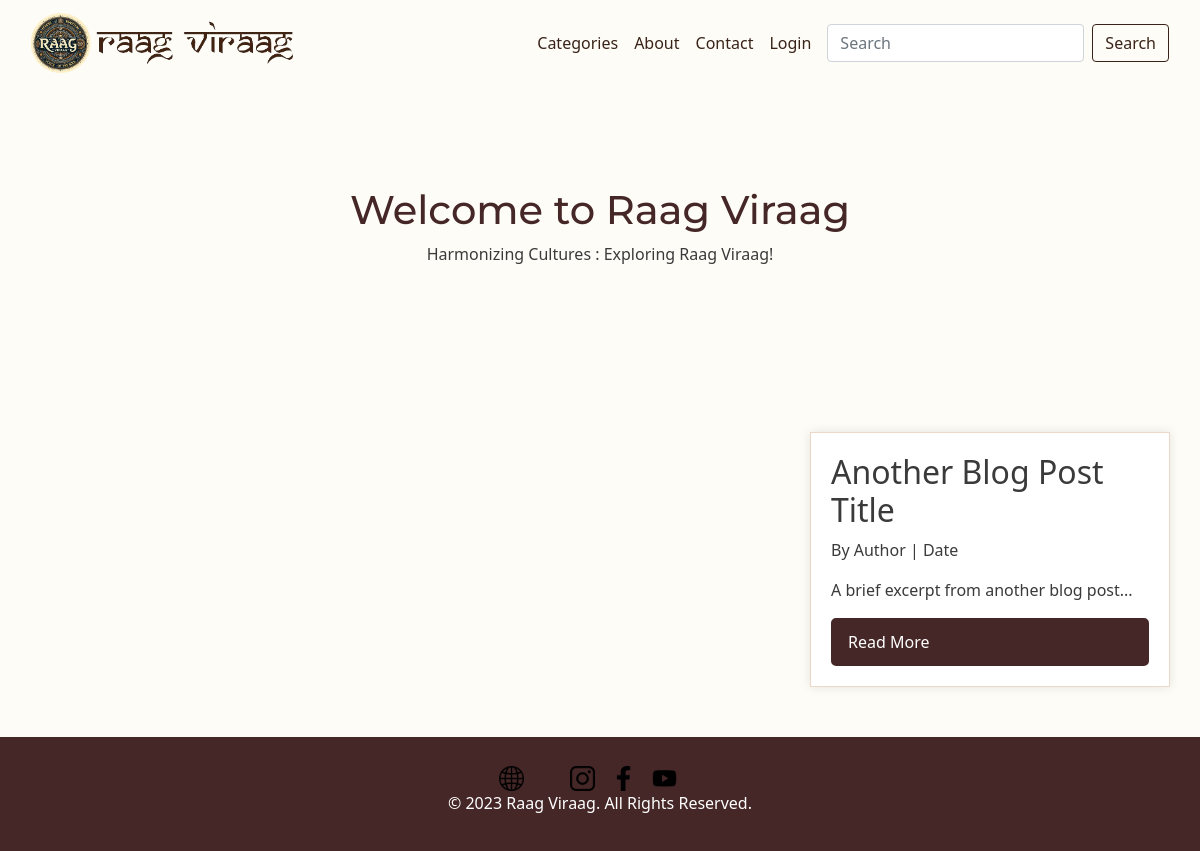
/, run on an earlier commit of the app's database.
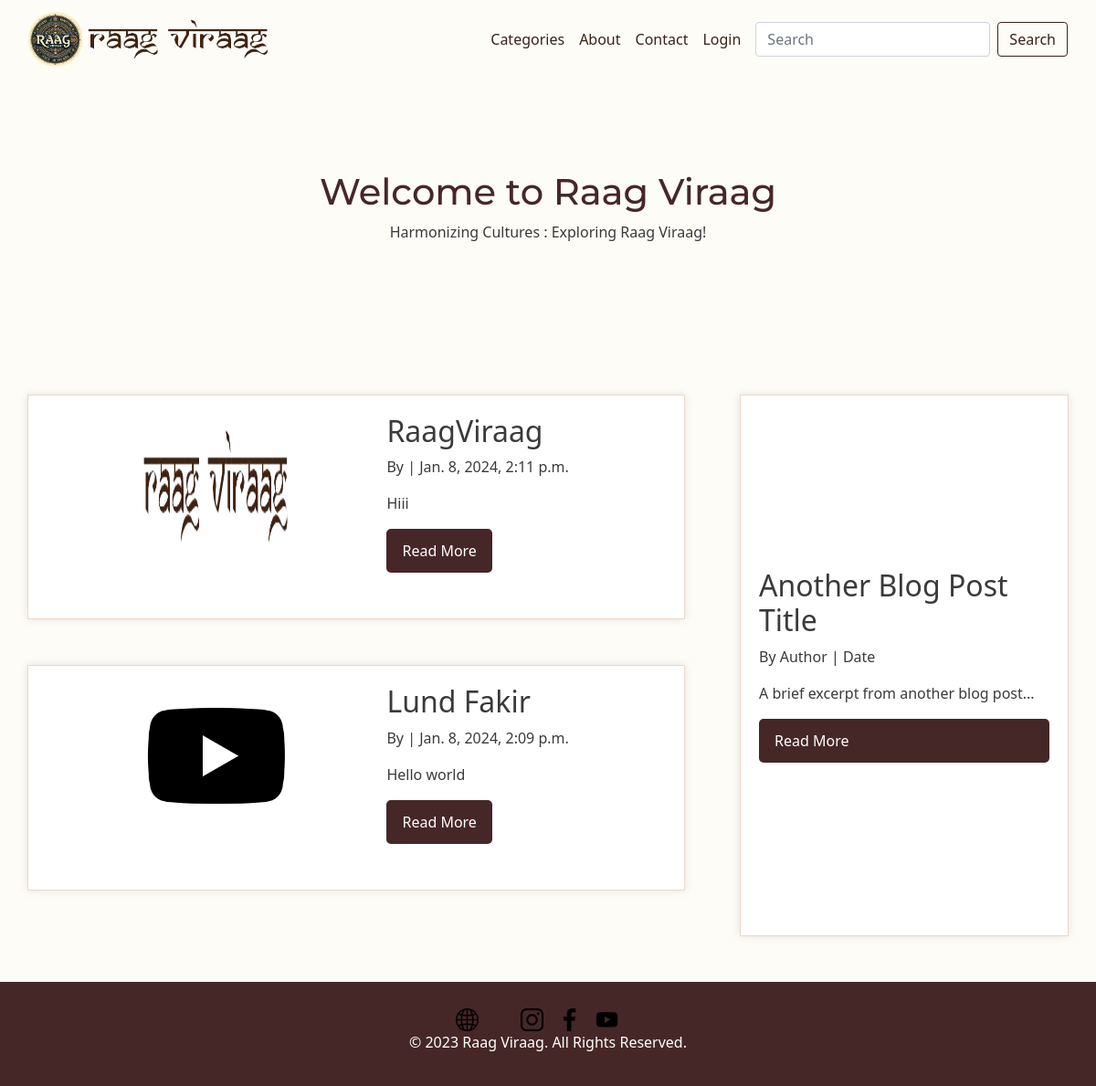
And on a later commit of the database.
### blogs/models.py (models this page shows, shortened)
class Post(models.Model):
    title = models.CharField(max_length=255)
    title_tag = models.CharField(max_length=255, default='Blog Post')
    slug = models.SlugField(max_length=255, null=True, blank=True)
    author = models.ForeignKey(User, on_delete=models.CASCADE)
    img = models.ImageField(upload_to='blog', null=True, blank=True)
    body = RichTextField(blank=False, null=True)
    comments = models.ManyToManyField(PostComment, blank=True)
    post_date = models.DateTimeField(auto_now_add=True)
    category = models.ForeignKey(Categories, null=True, on_delete=models.PROTECT, related_name='category_set')
    meta_title=models.CharField(max_length=255, null=True, blank=True)
    meta_description=models.TextField(max_length=3000,null=True, blank=True)
    image_alt=models.CharField(max_length=1500,blank=True,null=True)

### blogs/views.py (the view)
# urls.py: path('', BlogListView.as_view(), name='index'),
class BlogListView(ListView):
   model = Post
   template_name = 'index.html'
   context_object_name = 'posts'
   paginate_by = PAGE_SIZE
   def get_context_data(self, *args, **kwargs):
      cat_list = Categories.objects.all()
      latestpost_list = Post.objects.all().order_by('-post_date')[:3]
      star_post =  Post.objects.first()  # Get the first post or None
      context = super().get_context_data(*args, **kwargs)
      context["cat_list"] = cat_list
      context["latestpost_list"] = latestpost_list
      context["star_post"] = star_post
      return context

### templates/index.html
{% extends "base.html" %}
{% load static %}
{% block content %}
    <div class="container_body">
    <div class="header">
        <div class="container">
            <h1>Welcome to Raag Viraag</h1>
            <p>Harmonizing Cultures : Exploring Raag Viraag!</p>
        </div>
    </div>
    <div class="blog-posts">
        <div class="container d-flex justify-content-around">
          <div class="w-60">
            {% for post in latestpost_list %}
            <div class="blog-post-card home_content">
                <img src="{{post.img.url}}" alt="{{post.image_alt}}" class="blog_img">
              <div>
                <h2>{{post.title}}</h2>
                <p class="post-meta">By {{post.author.first_name}} {{post.author.last_name}} | {{post.post_date}} </p>
                <p class="post-excerpt">{{post.meta_description}}</p>
                <a href="{% url 'blog-detail' post.slug %}" class="read-more-btn">Read More</a>
              </div>
            </div>
            {% endfor %}
            </div>
            <div class="blog-post-card w-30 ad_block1">
                <h2>Another Blog Post Title</h2>
                <p class="post-meta">By Author | Date</p>
                <p class="post-excerpt">A brief excerpt from another blog post...</p>
                <a href="#" class="read-more-btn">Read More</a>
            </div>
        </div>
    </div>
    {% endblock content %}

### templates/base.html (shortened to what this page needs)
{% load static %}
<!DOCTYPE html>
<html lang="en">
<head>
    <link rel="stylesheet" href="https://cdn.jsdelivr.net/npm/bootstrap@4.0.0/dist/css/bootstrap.min.css">
    <link rel="stylesheet" href="{% static 'css/style.css' %}">
<link rel="stylesheet" href="{% static 'css/categories.html' %}">
</head>
<body>
  <nav class="navbar navbar-expand-md bg-body-tertiary nav-background1">
    <div class="container-fluid">
      <a class="navbar-brand" href="/">
        <img src="{% static "images/logo.png" %}" class="logo_img">
        <img src="{% static "images/logo_text.png" %}" class="logo_text_img">
      </a>
      <div class="collapse navbar-collapse alignment1" id="navbarSupportedContent">
        <ul class="navbar-nav me-auto mb-2 mb-lg-0">
          <li class="nav-item">
            <a class="nav-link" href="/categories">Categories</a>
          </li>
          <li class="nav-item">
            <a class="nav-link" href="/about">About</a>
          </li>
          <li class="nav-item">
            <a class="nav-link" href="/about#contact">Contact</a>
          </li>
          <li class="nav-item">
            <a class="nav-link" href="/login">Login</a>
          </li>
        </ul>
        <form class="d-flex" action="{% url 'search' %}" method="get">
          <input class="form-control me-2 mx-2" type="search" name="q" placeholder="Search" aria-label="Search" value="{{ query }}">
          <button class="btn btn-outline-success1 bg-light-subtle btn_search" type="submit">
              <div class="text">Search</div>
          </button>
      </form>
      </div>
    </div>
  </nav>
  {% block content %}{% endblock content %}
    <div class="footer">
        <div class="container">
          <div class="d-flex justify-content-center">
            <div class="d-flex">
              <img src="{% static 'images/language.png' %}" alt="language" class="social_img">
          <div id="google_translate_element" class="mr-3 tag_margin"></div></div>
          <div class="d-flex mx-3">
          <div><a href="https://www.instagram.com/raag.viraag?utm_source=qr"><img src="{% static "images/instagram.png" %}" class="social_img mx-2"></a></div>
          <div><a href="https://www.facebook.com/share/AfdjVAjV7FEfDqUV/?mibextid=WC7FNe"><img src="{% static "images/facebook.png" %}" class="social_img mx-2"></a></div>
          <div><a href="https://youtube.com/@raagviraag?si=fk_G6czNVwdldSGs"><img src="{% static "images/youtube.png" %}" class="social_img mx-2"></a></div></div>
          </div>
            <p>&copy; 2023 Raag Viraag. All Rights Reserved.</p>
          </div>
        </div>
    </div>
</body>
</html>

### static/css/style.css (style rules this page uses)
html { height: 100%; width: 100%; }
body { font-family: 'Noto Sans', sans-serif; margin: 0; padding: 0; background-color: #fefcf7; color: #3a3a3a; }
.container { max-width: 1200px; margin: 0 auto; padding: 0 20px; }
.container_body { background-color: #fefcf7; }
.container h1 { font-family: 'Montserrat', sans-serif; }
.header { padding: 100px 0; text-align: center; }
.header h1 { color: #462727; }
.blog-posts { padding: 50px 0; }
.blog-post-card { border: 1px solid #ecd8c6; padding: 20px; background-color: #fff; box-shadow: 0 0 10px rgba(0, 0, 0, 0.1); }
.blog-post-card img { max-width: 100%; height: auto; border-radius: 5px; }
.read-more-btn { display: inline-block; padding: 10px 15px; background-color: #462727; color: #fff; text-decoration: none!important; border-radius: 5px; border:2px solid#462727!important; }
.footer { background-color: #462727; color: #fff; padding: 20px 0; text-align: center; }
.logo_img { width:60px; }
.logo_text_img { width:200px; }
.nav-background1 { background: #fefcf7; color: #fefcf7!important; }
.nav-item a { color: #392318!important; }
.btn-outline-success1 { color: #392318!important; background-color: transparent; background-image: none; border-color: #392318!important; }
.home_content { margin-bottom: 50px; }
@media (min-width: 815px) { .alignment1 { display: flex; justify-content: end; } }
.w-60 { width: 60%; }
.w-30 { width: 30%; }
.blog_img { height: 160px!important; width: 160px!important; }
.container { padding-right: 0!important; padding-left: 0!important; }
.social_img { margin-top: 9px; width:25px; height:25px; }
.ad_block1 { display: flex; flex-direction: column; justify-content: center; }
.home_content { display: flex; justify-content: space-evenly; padding-bottom: 50px; }

What changed in the data, as far as the page shows it:
added Post: img (picture), title "RaagViraag", post_date "Jan. 8, 2024, 2:11 p.m.", meta_description "Hiii"
added Post: img (picture), title "Lund Fakir", post_date "Jan. 8, 2024, 2:09 p.m.", meta_description "Hello world"
